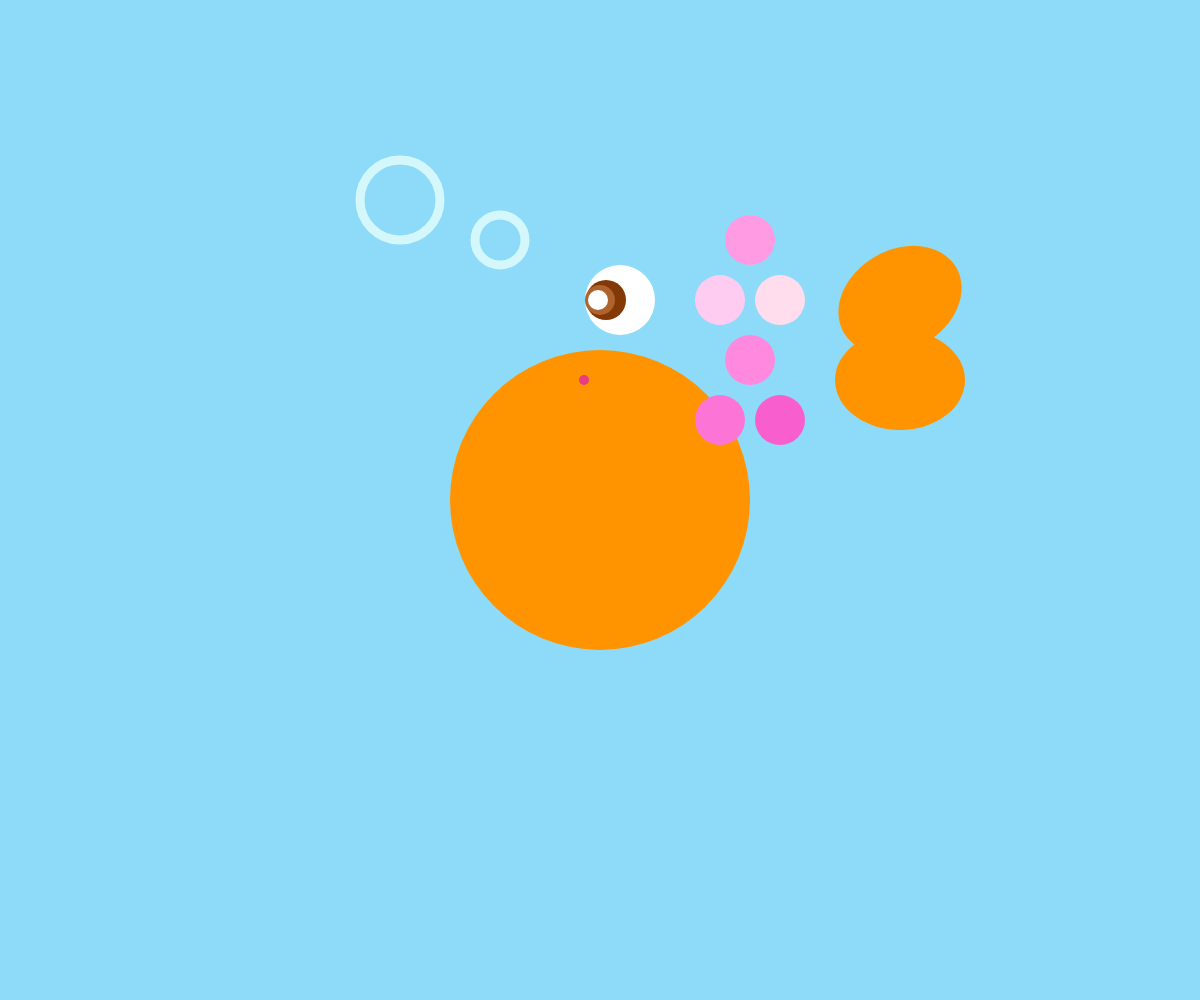
Frame 1 (no input)
Frame 60 (no input): identical to frame 1, image omitted
Frame 120 (the mouse pressed at the canvas centre since frame 60): identical to frame 1, image omitted

The p5.js sketch that drew this single still picture (run headless with seeded random() and noise() and a simulated clock; from frame 60 on, the mouse is pressed at the canvas centre):

// p5.js sketch
// ── sketch.js
function setup() {
    // paramètre du code cad = création de la fenêtre de travail
    createCanvas(windowWidth, windowHeight);
    background(0);
}


function draw() {
    background(142, 219, 249);

    //fin du poisson
    push();
    translate(900, 300);
    rotate(PI / 3);
    noStroke();
    fill(255, 148, 0)
    ellipse(0, 0, 100, 130);
    pop();

    push();
    translate(900, 380);
    rotate(PI / 2);
    noStroke();
    fill(255, 148, 0)
    ellipse(0, 0, 100, 130);
    pop();


    //les yeux
    noStroke();
    fill(255, 148, 0)
    ellipse(width / 2, height / 2, 300, 300);

    noStroke();
    fill(255)
    ellipse(620, 300, 70, 70);

    noStroke();
    fill(130, 57, 5);
    ellipse(606, 300, 40, 40);

    noStroke();
    fill(175, 99, 45);
    ellipse(600, 300, 30, 30);

    noStroke();
    fill(255);
    ellipse(598, 300, 20, 20);

    //la bouche
    noStroke();
    fill(232, 60, 131);
    ellipse(584, 380, 10, 10);

    //bulles
    stroke(212, 247, 252);
    strokeWeight(9);
    noFill();
    ellipse(400, 200, 80, 80);

    stroke(212, 247, 252);
    strokeWeight(9);
    noFill();
    ellipse(500, 240, 50, 50);

    //équailles
    
    noStroke();
    fill(255, 204, 241)
    ellipse(720, 300, 50, 50);

    noStroke();
    fill(255, 221, 237)
    ellipse(780, 300, 50, 50);

    noStroke();
    fill(255, 155, 227)
    ellipse(750, 240, 50, 50);

    noStroke();
    fill(255, 137, 222)
    ellipse(750, 360, 50, 50);
    
      noStroke();
    fill(252, 116, 214)
    ellipse(720, 420, 50, 50);

    noStroke();
    fill(249, 94, 206)
    ellipse(780, 420, 50, 50);




}
